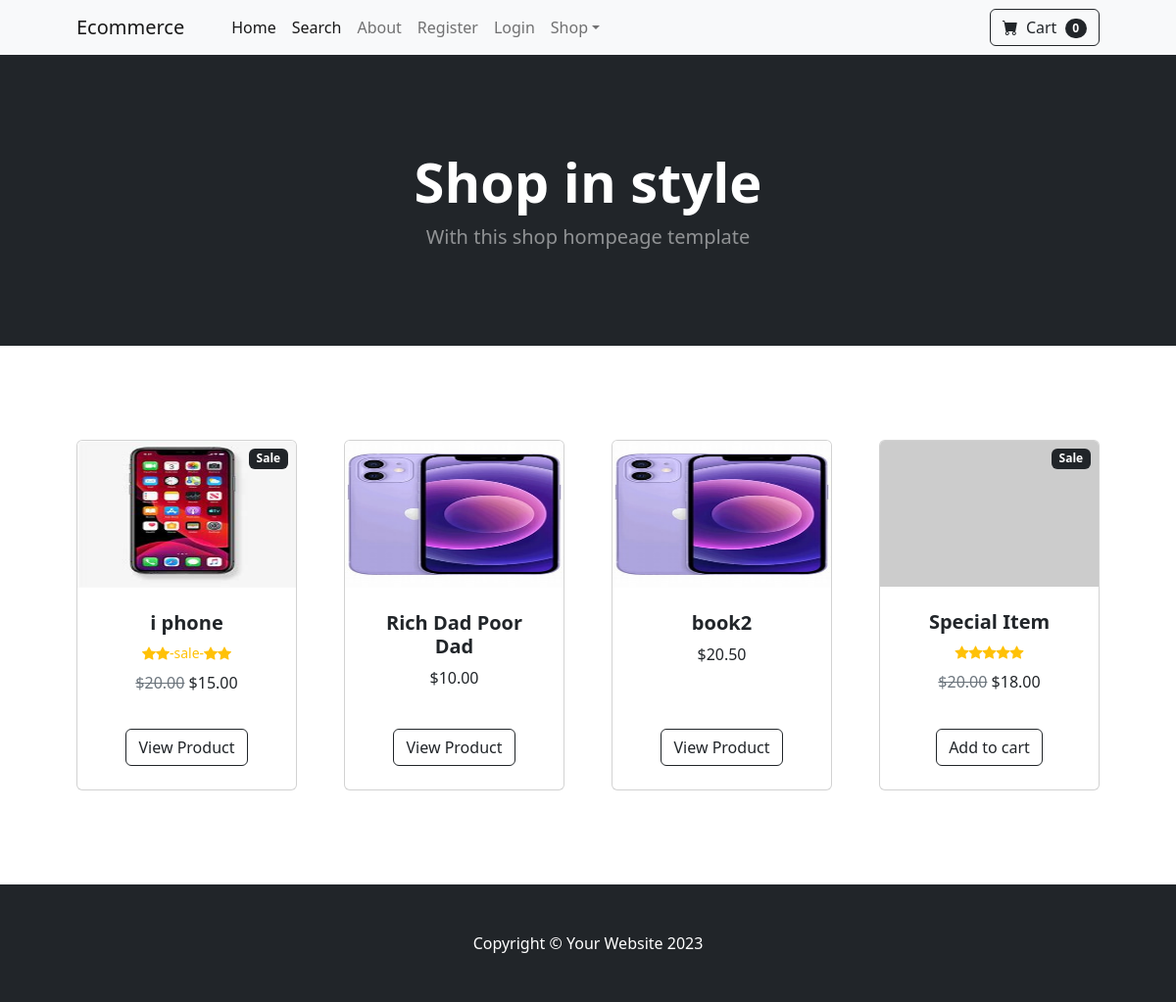
The page / on the database its author committed.
### store/models.py (models this page shows, shortened)
class Product(models.Model):
    name = models.CharField(max_length=100)
    price = models.DecimalField(default= 0, decimal_places= 2, max_digits = 6)
    category = models.ForeignKey(Category, on_delete=models.CASCADE, default= 1)
    description = models.CharField(max_length=255, default='', blank=True, null=True)
    image = models.ImageField(upload_to='uploads/product/')
    is_sale = models.BooleanField(default=False)
    sale_price = models.DecimalField(default=0, decimal_places=2, max_digits=6)

### store/views.py (the view)
# urls.py: path('', views.home, name='home'),
def home(request):
    products = Product.objects.all()
    return render(request, 'home.html',{'products': products})

### cart/cart.py (called while the page is built)
    def __len__(self):
        return len(self.cart)

### cart/context_processors.py (called while the page is built)
def cart(request):
    return {'cart': Cart(request)}

### store/models.py (called while the page is built)
    def __str__(self):
        return self.name

### store/templates/home.html (shortened to what this page needs)
{% extends 'base.html' %}
{% block content %}
<header class="bg-dark py-5">
    <div class="container px-4 px-lg-5 my-5">
        <div class="text-center text-white">
            <h1 class="display-4 fw-bolder">Shop in style</h1>
            <p class="lead fw-normal text-white-50 mb-0">With this shop hompeage template</p>
        </div>
    </div>
</header>
<section class="py-5">
    <div class="container px-4 px-lg-5 mt-5">
        <div class="row gx-4 gx-lg-5 row-cols-2 row-cols-md-3 row-cols-xl-4 justify-content-center">
            {% for product in products %}
            {% if product.is_sale %}
            <div class="col mb-5">
                <div class="card h-100">
                    <div class="badge bg-dark text-white position-absolute" style="top: 0.5rem; right: 0.5rem">Sale</div>
                    <img class="card-img-top" src="{{ product.image.url }}" alt="..." width="100" height="150" />
                    <div class="card-body p-4">
                        <div class="text-center">
                            <h5 class="fw-bolder">{{ product.name }}</h5>
                            <div class="d-flex justify-content-center small text-warning mb-2">
                                <div class="bi-star-fill"></div>
                                <div class="bi-star-fill"></div>
                                <div class="">-sale-</div>
                                <div class="bi-star-fill"></div>
                                <div class="bi-star-fill"></div>
                            </div>
                            <span class="text-muted text-decoration-line-through">${{ product.price }}</span>
                            ${{ product.sale_price }}
                        </div>
                    </div>
                    <div class="card-footer p-4 pt-0 border-top-0 bg-transparent">
                        <div class="text-center"><a class="btn btn-outline-dark mt-auto" href="{% url 'product' product.id %}">View Product</a></div>
                    </div>
                </div>
            </div>
            {% else %}
            <div class="col mb-5">
                <div class="card h-100">
                    <img class="card-img-top" src="{{ product.image.url }}" alt="..." width="100" height="150" />
                    <div class="card-body p-4">
                        <div class="text-center">
                            <h5 class="fw-bolder">{{ product.name }}</h5>
                            <p>${{ product.price }}</p>
                        </div>
                    </div>
                    <div class="card-footer p-4 pt-0 border-top-0 bg-transparent">
                        <div class="text-center"><a class="btn btn-outline-dark mt-auto" href="{% url 'product' product.id %}">View Product</a></div>
                    </div>
                </div>
            </div>
            {% endif %}
            {% endfor %}
            <div class="col mb-5">
                <div class="card h-100">
                    <div class="badge bg-dark text-white position-absolute" style="top: 0.5rem; right: 0.5rem">Sale</div>
                    <img class="card-img-top" src="https://dummyimage.com/450x300/dee2e6/6c757d.jpg" alt="..." />
                    <div class="card-body p-4">
                        <div class="text-center">
                            <h5 class="fw-bolder">Special Item</h5>
                            <div class="d-flex justify-content-center small text-warning mb-2">
                                <div class="bi-star-fill"></div>
                                <div class="bi-star-fill"></div>
                                <div class="bi-star-fill"></div>
                                <div class="bi-star-fill"></div>
                                <div class="bi-star-fill"></div>
                            </div>
                            <span class="text-muted text-decoration-line-through">$20.00</span>
                            $18.00
                        </div>
                    </div>
                    <div class="card-footer p-4 pt-0 border-top-0 bg-transparent">
                        <div class="text-center"><a class="btn btn-outline-dark mt-auto" href="#">Add to cart</a></div>
                    </div>
                </div>
            </div>
        </div>
    </div>
</section>
{% endblock %}

### store/templates/base.html (shortened to what this page needs)
{% load static %}
<!DOCTYPE html>
<html lang="en">
    <head>
        <link href="https://cdn.jsdelivr.net/npm/bootstrap-icons@1.5.0/font/bootstrap-icons.css" rel="stylesheet" />
        <link href="{% static 'css/styles.css' %}" rel="stylesheet" />
    </head>
    <body>
        {% include 'navbar.html'%}
        {% block content %}
        {% endblock %}
        <footer class="py-5 bg-dark">
            <div class="container"><p class="m-0 text-center text-white">Copyright &copy; Your Website 2023</p></div>
        </footer>
    </body>
</html>

### store/templates/navbar.html (shortened to what this page needs)
<nav class="navbar navbar-expand-lg navbar-light bg-light">
    <div class="container px-4 px-lg-5">
        <a class="navbar-brand" href="{% url 'home' %}">Ecommerce</a>
        <div class="collapse navbar-collapse" id="navbarSupportedContent">
            <ul class="navbar-nav me-auto mb-2 mb-lg-0 ms-lg-4">
                <li class="nav-item"><a class="nav-link active" aria-current="page" href="{% url 'home' %}">Home</a></li>
                <li class="nav-item"><a class="nav-link active" aria-current="page" href="{% url 'search' %}">Search</a></li>
                <li class="nav-item"><a class="nav-link" href="{% url 'about' %}">About</a></li>
                {% if user.is_authenticated %}
                  <li class="nav-item"><a class="nav-link" href="{% url 'logout' %}">Logout</a></li>
                  <li class="nav-item dropdown">
                    <a class="nav-link dropdown-toggle" id="navbarDropdown" href="#" role="button" data-bs-toggle="dropdown" aria-expanded="false">Profile</a>
                    <ul class="dropdown-menu" aria-labelledby="navbarDropdown">
                        <li><a class="dropdown-item" href="{% url 'update_user' %}">Update Profile</a></li>
                        <li><a class="dropdown-item" href="{% url 'update_info' %}">Update Info</a></li>
                    </ul>
                </li>
                {% if user.is_superuser %}
                <li class="nav-item dropdown">
                    <a class="nav-link dropdown-toggle" id="navbarDropdown" href="#" role="button" data-bs-toggle="dropdown" aria-expanded="false">Orders</a>
                    <ul class="dropdown-menu" aria-labelledby="navbarDropdown">
                        <li><a class="dropdown-item" href="{% url 'shipped_dash' %}">Shipped Orders</a></li>
                        <li><a class="dropdown-item" href="{% url 'not_shipped_dash' %}">UnShipped Orders</a></li>
                    </ul>
                </li>
                {% endif %}
                {% else %}
                <li class="nav-item"><a class="nav-link" href="{% url 'register' %}">Register</a></li>
                <li class="nav-item"><a class="nav-link" href="{% url 'login' %}">Login</a></li>
                {% endif %}
                  <li class="nav-item dropdown">
                    <a class="nav-link dropdown-toggle" id="navbarDropdown" href="#" role="button" data-bs-toggle="dropdown" aria-expanded="false">Shop</a>
                </li>
            </ul>
            <form class="d-flex">
                <a href="{% url 'cart_summary' %}" class="btn btn-outline-dark"><i class="bi-cart-fill me-1"></i>
                Cart
                <span class="badge bg-dark text-white ms-1 rounded-pill" id="cart_quantity">{{ cart|length }}</span></a>
            </form>
        </div>
    </div>
</nav>

### rows shown on the page
Product: image (picture), name "i phone", price "20.00", sale_price "15.00"
Product: image (picture), name "Rich Dad Poor Dad", price "10.00"
Product: image (picture), name "book2", price "20.50"

### other values the page prints
{{ cart|length }} "0"
